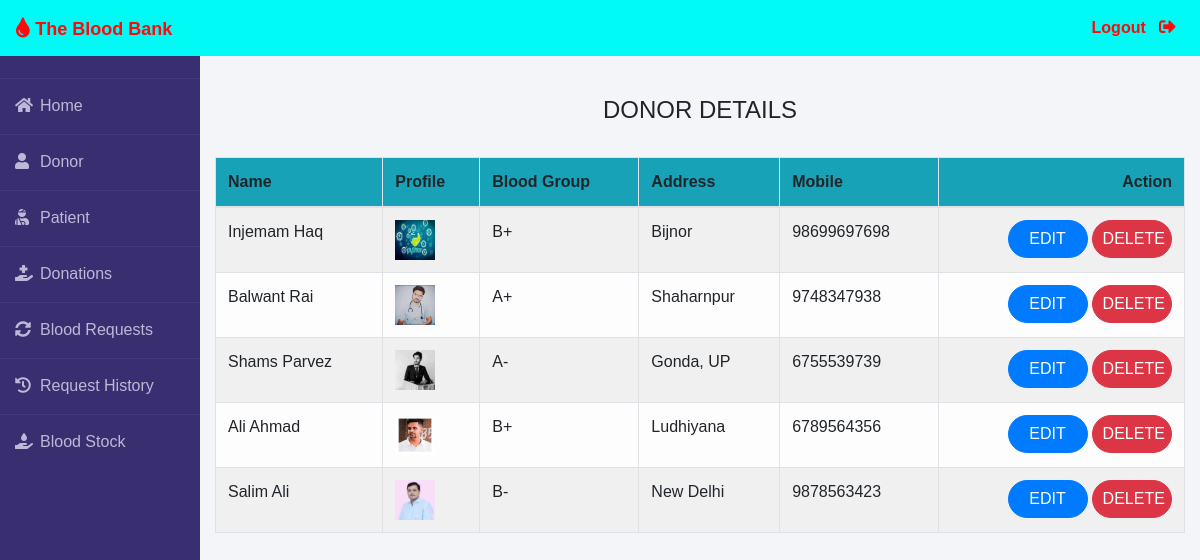
Screenshot of /admin-donor (signed in) with the database file from the repository.
### donor/models.py (models this page shows, shortened)
class Donor(models.Model):
    user=models.OneToOneField(User,on_delete=models.CASCADE)
    profile_pic= models.ImageField(upload_to='profile_pic/Donor/',null=True,blank=True)
    bloodgroup=models.CharField(max_length=10)
    address = models.CharField(max_length=40)
    mobile = models.CharField(max_length=20,null=False)
    @property
    def get_name(self):
        return self.user.first_name+" "+self.user.last_name

### blood/views.py (the view)
# urls.py: path('admin-donor', views.admin_donor_view,name='admin-donor'),
@login_required(login_url='adminlogin')
def admin_donor_view(request):
    donors=dmodels.Donor.objects.all()
    return render(request,'blood/admin_donor.html',{'donors':donors})

### templates/blood/admin_donor.html
{% extends 'blood/adminbase.html' %}
{% block content %}
{% load widget_tweaks %}
{%load static%}
<br><br>
<div class="container">
    <H4 class="text-center">DONOR DETAILS</H4><br>
    <table class="table table-light table-hover table-bordered table-striped">
        <thead class="bg-info">
            <tr>
                <th scope="col">Name</th>
                <th scope="col">Profile</th>
                <th scope="col">Blood Group</th>
                <th scope="col">Address</th>
                <th scope="col">Mobile</th>
                <th class="text-right">Action</th>
            </tr>
        </thead>
        <tbody>
            {% for t in donors %}
            <tr>
                <td> {{t.get_name}}</td>
                <td> <img src="{% static t.profile_pic.url %}" alt="Profile Pic" height="40px" width="40px" /></td>
                <td>{{t.bloodgroup}}</td>
                <td>{{t.address}}</td>
                <td>{{t.mobile}}</td>
                <td class="text-right">
                    <button class="btn btn-primary badge-pill" style="width: 80px;"><a  style="text-decoration: none;color: white;" href="{% url 'update-donor' t.id  %}">EDIT</a> </button>
                    <button class="btn btn-danger badge-pill" style="width: 80px;"><a  style="text-decoration: none;color: white;" href="{% url 'delete-donor' t.id  %}">DELETE</a> </button>
                </td>
            </tr>
            {% endfor %}
        </tbody>
    </table>
</div>
{% endblock content %}

### templates/blood/adminbase.html (shortened to what this page needs)
{%load static %}
<!DOCTYPE html>
<html lang="en">
<head>
    <link rel="stylesheet" href="https://maxcdn.bootstrapcdn.com/bootstrap/4.0.0/css/bootstrap.min.css">
    <link rel="stylesheet" href="https://cdnjs.cloudflare.com/ajax/libs/font-awesome/5.14.0/css/all.css">
    <link href="{% static "css/navstyle.css" %}"rel="stylesheet" media="all">
</head>
<body>
    {% include "heading/heading.html" %}
<br><br>
<div class="wrapper">
    <div class="sidebar">
        <ul>
            <li><a style="text-decoration:none;" href="/"><i class="fas fa-home"></i>Home</a></li>
            <li><a style="text-decoration:none;" href="/admin-donor"><i class="fas fa-user"></i>Donor</a></li>
            <li><a style="text-decoration:none;" href="/admin-patient"><i class="fas fa-user-injured"></i>Patient</a></li>
            <li><a style="text-decoration:none;" href="/admin-donation"><i class="fas fa-hand-holding-medical"></i>Donations</a></li>
            <li><a style="text-decoration:none;" href="/admin-request"><i class="fas fa-sync-alt"></i>Blood Requests</a></li>
            <li><a style="text-decoration:none;" href="/admin-request-history"><i class="fas fa-history"></i>Request History</a></li>
            <li><a style="text-decoration:none;" href="/admin-blood"><i class="fas fa-hand-holding-water"></i>Blood Stock</a></li>
        </ul>
    </div>
    <div class="main_content">
{% block content %}
{% endblock content %}
    </div>
</div>
</body>
</html>

### templates/heading/heading.html (shortened to what this page needs)
{%load static%}
<!DOCTYPE html>
<html lang="en">
<head>
    <link rel="stylesheet" href="https://maxcdn.bootstrapcdn.com/bootstrap/4.0.0/css/bootstrap.min.css">
    <link rel="stylesheet" href="https://cdnjs.cloudflare.com/ajax/libs/font-awesome/5.14.0/css/all.css">
    <link href="{% static "css/navstyle.css" %}"rel="stylesheet" media="all">
</head>
<body>
    <nav class="navbar navbar-expand-lg fixed-top">
        <a style="color:#ff0a0a;" class="navbar-brand" href="/"><i class="fas fa-tint ball" style="color: #ff0a0a;"></i>&nbsp;<font face = "Comic sans MS" size ="4"><b>The Blood Bank</b></font></a>
        <div class="collapse navbar-collapse" id="navbarNavAltMarkup">
            <div class="navbar-nav ml-auto">
                <a class="nav-link" style="color: #ff0a0a;" href="/logout"><b>Logout</b> &nbsp; <i class="fas fa-sign-out-alt" style="color: #ff0a0a;"></i></a>
            </div>
        </div>
    </nav>
</body>
</html>

### static/css/navstyle.css (style rules this page uses)
.ball { animation: bounce 0.5s; animation-direction: alternate; animation-iteration-count: infinite; }
.navbar { background-color: #00faf6; }
.fa-tint { color: red; }
* { margin: 0; padding: 0; box-sizing: border-box; list-style: none; text-decoration: none; font-family: 'Josefin Sans', sans-serif; }
body { background-color: #f3f5f9; }
.wrapper { display: flex; position: relative; }
.wrapper .sidebar { width: 200px; height: 100%; background: #0f0251d0; padding: 30px 0px; position: fixed; }
.wrapper .sidebar ul li { padding: 15px; border-bottom: 1px solid #bdb8d7; border-bottom: 1px solid rgba(0,0,0,0.05); border-top: 1px solid rgba(255,255,255,0.05); }
.wrapper .sidebar ul li a { color: #bdb8d7; display: block; }
.wrapper .sidebar ul li a .fas { width: 25px; }
.wrapper .main_content { width: 100%; margin-left: 200px; }
.fa-sign-out-alt { color: white; font-size: 2ex; }

### rows the page displays
Donor: get_name "Injemam Haq", profile_pic (picture), bloodgroup "B+", address "Bijnor", mobile "98699697698"
Donor: get_name "Balwant Rai", profile_pic (picture), bloodgroup "A+", address "Shaharnpur", mobile "9748347938"
Donor: get_name "Shams Parvez", profile_pic (picture), bloodgroup "A-", address "Gonda, UP", mobile "6755539739"
Donor: get_name "Ali Ahmad", profile_pic (picture), bloodgroup "B+", address "Ludhiyana", mobile "6789564356"
Donor: get_name "Salim Ali", profile_pic (picture), bloodgroup "B-", address "New Delhi", mobile "9878563423"
